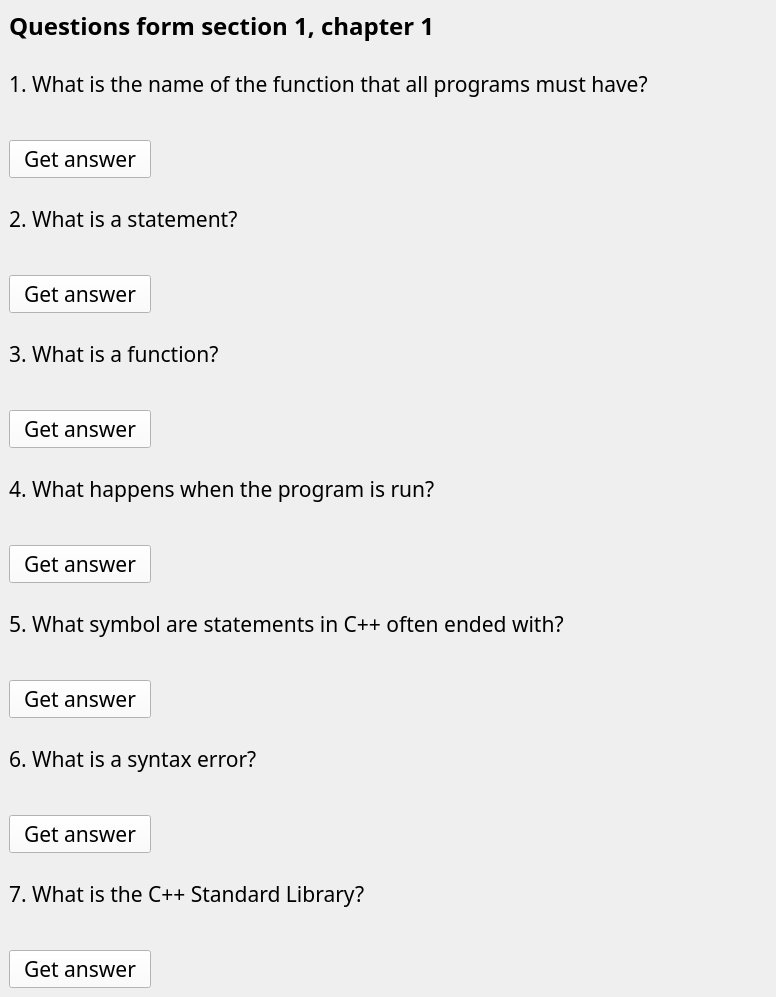
<?xml version="1.0" encoding="UTF-8"?>
<ui version="4.0">
 <class>MainWindow</class>
 <widget class="QMainWindow" name="MainWindow">
  <property name="geometry">
   <rect>
    <x>0</x>
    <y>0</y>
    <width>776</width>
    <height>981</height>
   </rect>
  </property>
  <property name="sizePolicy">
   <sizepolicy hsizetype="Maximum" vsizetype="Preferred">
    <horstretch>0</horstretch>
    <verstretch>0</verstretch>
   </sizepolicy>
  </property>
  <property name="font">
   <font>
    <family>Ubuntu Sans Mono</family>
    <pointsize>16</pointsize>
    <bold>false</bold>
   </font>
  </property>
  <property name="windowTitle">
   <string>MainWindow</string>
  </property>
  <property name="styleSheet">
   <string notr="true"/>
  </property>
  <widget class="QWidget" name="centralwidget">
   <property name="palette">
    <palette>
     <active>
      <colorrole role="WindowText">
       <brush brushstyle="SolidPattern">
        <color alpha="255">
         <red>0</red>
         <green>0</green>
         <blue>0</blue>
        </color>
       </brush>
      </colorrole>
      <colorrole role="Button">
       <brush brushstyle="SolidPattern">
        <color alpha="255">
         <red>251</red>
         <green>251</green>
         <blue>251</blue>
        </color>
       </brush>
      </colorrole>
      <colorrole role="Light">
       <brush brushstyle="SolidPattern">
        <color alpha="255">
         <red>255</red>
         <green>255</green>
         <blue>255</blue>
        </color>
       </brush>
      </colorrole>
      <colorrole role="Midlight">
       <brush brushstyle="SolidPattern">
        <color alpha="255">
         <red>253</red>
         <green>253</green>
         <blue>253</blue>
        </color>
       </brush>
      </colorrole>
      <colorrole role="Dark">
       <brush brushstyle="SolidPattern">
        <color alpha="255">
         <red>125</red>
         <green>125</green>
         <blue>125</blue>
        </color>
       </brush>
      </colorrole>
      <colorrole role="Mid">
       <brush brushstyle="SolidPattern">
        <color alpha="255">
         <red>167</red>
         <green>167</green>
         <blue>167</blue>
        </color>
       </brush>
      </colorrole>
      <colorrole role="Text">
       <brush brushstyle="SolidPattern">
        <color alpha="255">
         <red>0</red>
         <green>0</green>
         <blue>0</blue>
        </color>
       </brush>
      </colorrole>
      <colorrole role="BrightText">
       <brush brushstyle="SolidPattern">
        <color alpha="255">
         <red>255</red>
         <green>255</green>
         <blue>255</blue>
        </color>
       </brush>
      </colorrole>
      <colorrole role="ButtonText">
       <brush brushstyle="SolidPattern">
        <color alpha="255">
         <red>0</red>
         <green>0</green>
         <blue>0</blue>
        </color>
       </brush>
      </colorrole>
      <colorrole role="Base">
       <brush brushstyle="SolidPattern">
        <color alpha="255">
         <red>255</red>
         <green>255</green>
         <blue>255</blue>
        </color>
       </brush>
      </colorrole>
      <colorrole role="Window">
       <brush brushstyle="SolidPattern">
        <color alpha="255">
         <red>251</red>
         <green>251</green>
         <blue>251</blue>
        </color>
       </brush>
      </colorrole>
      <colorrole role="Shadow">
       <brush brushstyle="SolidPattern">
        <color alpha="255">
         <red>0</red>
         <green>0</green>
         <blue>0</blue>
        </color>
       </brush>
      </colorrole>
      <colorrole role="AlternateBase">
       <brush brushstyle="SolidPattern">
        <color alpha="255">
         <red>253</red>
         <green>253</green>
         <blue>253</blue>
        </color>
       </brush>
      </colorrole>
      <colorrole role="ToolTipBase">
       <brush brushstyle="SolidPattern">
        <color alpha="255">
         <red>255</red>
         <green>255</green>
         <blue>220</blue>
        </color>
       </brush>
      </colorrole>
      <colorrole role="ToolTipText">
       <brush brushstyle="SolidPattern">
        <color alpha="255">
         <red>0</red>
         <green>0</green>
         <blue>0</blue>
        </color>
       </brush>
      </colorrole>
      <colorrole role="PlaceholderText">
       <brush brushstyle="SolidPattern">
        <color alpha="127">
         <red>0</red>
         <green>0</green>
         <blue>0</blue>
        </color>
       </brush>
      </colorrole>
     </active>
     <inactive>
      <colorrole role="WindowText">
       <brush brushstyle="SolidPattern">
        <color alpha="255">
         <red>0</red>
         <green>0</green>
         <blue>0</blue>
        </color>
       </brush>
      </colorrole>
      <colorrole role="Button">
       <brush brushstyle="SolidPattern">
        <color alpha="255">
         <red>251</red>
         <green>251</green>
         <blue>251</blue>
        </color>
       </brush>
      </colorrole>
      <colorrole role="Light">
       <brush brushstyle="SolidPattern">
        <color alpha="255">
         <red>255</red>
         <green>255</green>
         <blue>255</blue>
        </color>
       </brush>
      </colorrole>
      <colorrole role="Midlight">
       <brush brushstyle="SolidPattern">
        <color alpha="255">
         <red>253</red>
         <green>253</green>
         <blue>253</blue>
        </color>
       </brush>
      </colorrole>
      <colorrole role="Dark">
       <brush brushstyle="SolidPattern">
        <color alpha="255">
         <red>125</red>
         <green>125</green>
         <blue>125</blue>
        </color>
       </brush>
      </colorrole>
      <colorrole role="Mid">
       <brush brushstyle="SolidPattern">
        <color alpha="255">
         <red>167</red>
         <green>167</green>
         <blue>167</blue>
        </color>
       </brush>
      </colorrole>
      <colorrole role="Text">
       <brush brushstyle="SolidPattern">
        <color alpha="255">
         <red>0</red>
         <green>0</green>
         <blue>0</blue>
        </color>
       </brush>
      </colorrole>
      <colorrole role="BrightText">
       <brush brushstyle="SolidPattern">
        <color alpha="255">
         <red>255</red>
         <green>255</green>
         <blue>255</blue>
        </color>
       </brush>
      </colorrole>
      <colorrole role="ButtonText">
       <brush brushstyle="SolidPattern">
        <color alpha="255">
         <red>0</red>
         <green>0</green>
         <blue>0</blue>
        </color>
       </brush>
      </colorrole>
      <colorrole role="Base">
       <brush brushstyle="SolidPattern">
        <color alpha="255">
         <red>255</red>
         <green>255</green>
         <blue>255</blue>
        </color>
       </brush>
      </colorrole>
      <colorrole role="Window">
       <brush brushstyle="SolidPattern">
        <color alpha="255">
         <red>251</red>
         <green>251</green>
         <blue>251</blue>
        </color>
       </brush>
      </colorrole>
      <colorrole role="Shadow">
       <brush brushstyle="SolidPattern">
        <color alpha="255">
         <red>0</red>
         <green>0</green>
         <blue>0</blue>
        </color>
       </brush>
      </colorrole>
      <colorrole role="AlternateBase">
       <brush brushstyle="SolidPattern">
        <color alpha="255">
         <red>253</red>
         <green>253</green>
         <blue>253</blue>
        </color>
       </brush>
      </colorrole>
      <colorrole role="ToolTipBase">
       <brush brushstyle="SolidPattern">
        <color alpha="255">
         <red>255</red>
         <green>255</green>
         <blue>220</blue>
        </color>
       </brush>
      </colorrole>
      <colorrole role="ToolTipText">
       <brush brushstyle="SolidPattern">
        <color alpha="255">
         <red>0</red>
         <green>0</green>
         <blue>0</blue>
        </color>
       </brush>
      </colorrole>
      <colorrole role="PlaceholderText">
       <brush brushstyle="SolidPattern">
        <color alpha="127">
         <red>0</red>
         <green>0</green>
         <blue>0</blue>
        </color>
       </brush>
      </colorrole>
     </inactive>
     <disabled>
      <colorrole role="WindowText">
       <brush brushstyle="SolidPattern">
        <color alpha="255">
         <red>125</red>
         <green>125</green>
         <blue>125</blue>
        </color>
       </brush>
      </colorrole>
      <colorrole role="Button">
       <brush brushstyle="SolidPattern">
        <color alpha="255">
         <red>251</red>
         <green>251</green>
         <blue>251</blue>
        </color>
       </brush>
      </colorrole>
      <colorrole role="Light">
       <brush brushstyle="SolidPattern">
        <color alpha="255">
         <red>255</red>
         <green>255</green>
         <blue>255</blue>
        </color>
       </brush>
      </colorrole>
      <colorrole role="Midlight">
       <brush brushstyle="SolidPattern">
        <color alpha="255">
         <red>253</red>
         <green>253</green>
         <blue>253</blue>
        </color>
       </brush>
      </colorrole>
      <colorrole role="Dark">
       <brush brushstyle="SolidPattern">
        <color alpha="255">
         <red>125</red>
         <green>125</green>
         <blue>125</blue>
        </color>
       </brush>
      </colorrole>
      <colorrole role="Mid">
       <brush brushstyle="SolidPattern">
        <color alpha="255">
         <red>167</red>
         <green>167</green>
         <blue>167</blue>
        </color>
       </brush>
      </colorrole>
      <colorrole role="Text">
       <brush brushstyle="SolidPattern">
        <color alpha="255">
         <red>125</red>
         <green>125</green>
         <blue>125</blue>
        </color>
       </brush>
      </colorrole>
      <colorrole role="BrightText">
       <brush brushstyle="SolidPattern">
        <color alpha="255">
         <red>255</red>
         <green>255</green>
         <blue>255</blue>
        </color>
       </brush>
      </colorrole>
      <colorrole role="ButtonText">
       <brush brushstyle="SolidPattern">
        <color alpha="255">
         <red>125</red>
         <green>125</green>
         <blue>125</blue>
        </color>
       </brush>
      </colorrole>
      <colorrole role="Base">
       <brush brushstyle="SolidPattern">
        <color alpha="255">
         <red>251</red>
         <green>251</green>
         <blue>251</blue>
        </color>
       </brush>
      </colorrole>
      <colorrole role="Window">
       <brush brushstyle="SolidPattern">
        <color alpha="255">
         <red>251</red>
         <green>251</green>
         <blue>251</blue>
        </color>
       </brush>
      </colorrole>
      <colorrole role="Shadow">
       <brush brushstyle="SolidPattern">
        <color alpha="255">
         <red>0</red>
         <green>0</green>
         <blue>0</blue>
        </color>
       </brush>
      </colorrole>
      <colorrole role="AlternateBase">
       <brush brushstyle="SolidPattern">
        <color alpha="255">
         <red>251</red>
         <green>251</green>
         <blue>251</blue>
        </color>
       </brush>
      </colorrole>
      <colorrole role="ToolTipBase">
       <brush brushstyle="SolidPattern">
        <color alpha="255">
         <red>255</red>
         <green>255</green>
         <blue>220</blue>
        </color>
       </brush>
      </colorrole>
      <colorrole role="ToolTipText">
       <brush brushstyle="SolidPattern">
        <color alpha="255">
         <red>0</red>
         <green>0</green>
         <blue>0</blue>
        </color>
       </brush>
      </colorrole>
      <colorrole role="PlaceholderText">
       <brush brushstyle="SolidPattern">
        <color alpha="127">
         <red>125</red>
         <green>125</green>
         <blue>125</blue>
        </color>
       </brush>
      </colorrole>
     </disabled>
    </palette>
   </property>
   <layout class="QVBoxLayout" name="verticalLayout_11">
    <item>
     <widget class="QLabel" name="l_questions">
      <property name="sizePolicy">
       <sizepolicy hsizetype="Fixed" vsizetype="Fixed">
        <horstretch>0</horstretch>
        <verstretch>0</verstretch>
       </sizepolicy>
      </property>
      <property name="font">
       <font>
        <family>Ubuntu Sans Mono</family>
        <pointsize>18</pointsize>
        <bold>true</bold>
       </font>
      </property>
      <property name="text">
       <string>Questions form section 1, chapter 1</string>
      </property>
     </widget>
    </item>
    <item>
     <spacer name="verticalSpacer_7">
      <property name="orientation">
       <enum>Qt::Orientation::Vertical</enum>
      </property>
      <property name="sizeType">
       <enum>QSizePolicy::Policy::Fixed</enum>
      </property>
      <property name="sizeHint" stdset="0">
       <size>
        <width>0</width>
        <height>20</height>
       </size>
      </property>
     </spacer>
    </item>
    <item>
     <layout class="QVBoxLayout" name="verticalLayout_10">
      <item>
       <layout class="QVBoxLayout" name="verticalLayout">
        <item>
         <layout class="QHBoxLayout" name="horizontalLayout">
          <item>
           <widget class="QLabel" name="l_main_question">
            <property name="text">
             <string>1. What is the name of the function that all programs must have?</string>
            </property>
           </widget>
          </item>
         </layout>
        </item>
        <item>
         <widget class="QLabel" name="l_main_answer">
          <property name="font">
           <font>
            <family>Ubuntu Sans Mono</family>
            <pointsize>16</pointsize>
            <bold>false</bold>
           </font>
          </property>
          <property name="text">
           <string/>
          </property>
         </widget>
        </item>
        <item>
         <widget class="QPushButton" name="pb_main">
          <property name="sizePolicy">
           <sizepolicy hsizetype="Fixed" vsizetype="Fixed">
            <horstretch>0</horstretch>
            <verstretch>0</verstretch>
           </sizepolicy>
          </property>
          <property name="font">
           <font>
            <family>Ubuntu Sans Mono</family>
            <pointsize>16</pointsize>
            <bold>false</bold>
           </font>
          </property>
          <property name="text">
           <string>  Get answer  </string>
          </property>
         </widget>
        </item>
       </layout>
      </item>
      <item>
       <spacer name="verticalSpacer">
        <property name="orientation">
         <enum>Qt::Orientation::Vertical</enum>
        </property>
        <property name="sizeType">
         <enum>QSizePolicy::Policy::Fixed</enum>
        </property>
        <property name="sizeHint" stdset="0">
         <size>
          <width>20</width>
          <height>20</height>
         </size>
        </property>
       </spacer>
      </item>
      <item>
       <layout class="QVBoxLayout" name="verticalLayout_4">
        <item>
         <layout class="QHBoxLayout" name="horizontalLayout_3">
          <item>
           <widget class="QLabel" name="l_statement_question">
            <property name="text">
             <string>2. What is a statement?</string>
            </property>
           </widget>
          </item>
         </layout>
        </item>
        <item>
         <widget class="QLabel" name="l_statement_answer">
          <property name="font">
           <font>
            <family>Ubuntu Sans Mono</family>
            <pointsize>16</pointsize>
            <bold>false</bold>
           </font>
          </property>
          <property name="text">
           <string/>
          </property>
         </widget>
        </item>
        <item>
         <widget class="QPushButton" name="pb_statement">
          <property name="sizePolicy">
           <sizepolicy hsizetype="Fixed" vsizetype="Fixed">
            <horstretch>0</horstretch>
            <verstretch>0</verstretch>
           </sizepolicy>
          </property>
          <property name="font">
           <font>
            <family>Ubuntu Sans Mono</family>
            <pointsize>16</pointsize>
            <bold>false</bold>
           </font>
          </property>
          <property name="text">
           <string>  Get answer  </string>
          </property>
         </widget>
        </item>
       </layout>
      </item>
      <item>
       <spacer name="verticalSpacer_2">
        <property name="orientation">
         <enum>Qt::Orientation::Vertical</enum>
        </property>
        <property name="sizeType">
         <enum>QSizePolicy::Policy::Minimum</enum>
        </property>
        <property name="sizeHint" stdset="0">
         <size>
          <width>20</width>
          <height>20</height>
         </size>
        </property>
       </spacer>
      </item>
      <item>
       <layout class="QVBoxLayout" name="verticalLayout_5">
        <item>
         <layout class="QHBoxLayout" name="horizontalLayout_4">
          <item>
           <widget class="QLabel" name="l_function_question">
            <property name="text">
             <string>3. What is a function?</string>
            </property>
           </widget>
          </item>
         </layout>
        </item>
        <item>
         <widget class="QLabel" name="l_function_answer">
          <property name="text">
           <string/>
          </property>
         </widget>
        </item>
        <item>
         <widget class="QPushButton" name="pb_function">
          <property name="sizePolicy">
           <sizepolicy hsizetype="Fixed" vsizetype="Fixed">
            <horstretch>0</horstretch>
            <verstretch>0</verstretch>
           </sizepolicy>
          </property>
          <property name="font">
           <font>
            <family>Ubuntu Sans Mono</family>
            <pointsize>16</pointsize>
            <bold>false</bold>
           </font>
          </property>
          <property name="text">
           <string>  Get answer  </string>
          </property>
         </widget>
        </item>
       </layout>
      </item>
      <item>
       <spacer name="verticalSpacer_3">
        <property name="font">
         <font>
          <family>Ubuntu Sans Mono</family>
          <pointsize>16</pointsize>
          <bold>false</bold>
         </font>
        </property>
        <property name="orientation">
         <enum>Qt::Orientation::Vertical</enum>
        </property>
        <property name="sizeType">
         <enum>QSizePolicy::Policy::Minimum</enum>
        </property>
        <property name="sizeHint" stdset="0">
         <size>
          <width>20</width>
          <height>20</height>
         </size>
        </property>
       </spacer>
      </item>
      <item>
       <layout class="QVBoxLayout" name="verticalLayout_6">
        <item>
         <layout class="QHBoxLayout" name="horizontalLayout_5">
          <item>
           <widget class="QLabel" name="l_run_question">
            <property name="text">
             <string>4. What happens when the program is run?</string>
            </property>
           </widget>
          </item>
         </layout>
        </item>
        <item>
         <widget class="QLabel" name="l_run_answer">
          <property name="text">
           <string/>
          </property>
         </widget>
        </item>
        <item>
         <widget class="QPushButton" name="pb_run">
          <property name="sizePolicy">
           <sizepolicy hsizetype="Fixed" vsizetype="Fixed">
            <horstretch>0</horstretch>
            <verstretch>0</verstretch>
           </sizepolicy>
          </property>
          <property name="font">
           <font>
            <family>Ubuntu Sans Mono</family>
            <pointsize>16</pointsize>
            <bold>false</bold>
           </font>
          </property>
          <property name="text">
           <string>  Get answer  </string>
          </property>
         </widget>
        </item>
       </layout>
      </item>
      <item>
       <spacer name="verticalSpacer_4">
        <property name="orientation">
         <enum>Qt::Orientation::Vertical</enum>
        </property>
        <property name="sizeType">
         <enum>QSizePolicy::Policy::Minimum</enum>
        </property>
        <property name="sizeHint" stdset="0">
         <size>
          <width>20</width>
          <height>20</height>
         </size>
        </property>
       </spacer>
      </item>
      <item>
       <layout class="QVBoxLayout" name="verticalLayout_7">
        <item>
         <layout class="QHBoxLayout" name="horizontalLayout_6">
          <item>
           <widget class="QLabel" name="l_symbol_question">
            <property name="text">
             <string>5. What symbol are statements in C++ often ended with?</string>
            </property>
           </widget>
          </item>
         </layout>
        </item>
        <item>
         <widget class="QLabel" name="l_symbol_answer">
          <property name="text">
           <string/>
          </property>
         </widget>
        </item>
        <item>
         <widget class="QPushButton" name="pb_symbol">
          <property name="sizePolicy">
           <sizepolicy hsizetype="Fixed" vsizetype="Fixed">
            <horstretch>0</horstretch>
            <verstretch>0</verstretch>
           </sizepolicy>
          </property>
          <property name="font">
           <font>
            <family>Ubuntu Sans Mono</family>
            <pointsize>16</pointsize>
            <bold>false</bold>
           </font>
          </property>
          <property name="text">
           <string>  Get answer  </string>
          </property>
         </widget>
        </item>
       </layout>
      </item>
      <item>
       <spacer name="verticalSpacer_8">
        <property name="orientation">
         <enum>Qt::Orientation::Vertical</enum>
        </property>
        <property name="sizeType">
         <enum>QSizePolicy::Policy::Fixed</enum>
        </property>
        <property name="sizeHint" stdset="0">
         <size>
          <width>20</width>
          <height>20</height>
         </size>
        </property>
       </spacer>
      </item>
      <item>
       <layout class="QVBoxLayout" name="verticalLayout_8">
        <item>
         <layout class="QHBoxLayout" name="horizontalLayout_7">
          <item>
           <widget class="QLabel" name="l_error_question">
            <property name="text">
             <string>6. What is a syntax error?</string>
            </property>
           </widget>
          </item>
         </layout>
        </item>
        <item>
         <widget class="QLabel" name="l_error_answer">
          <property name="text">
           <string/>
          </property>
         </widget>
        </item>
        <item>
         <widget class="QPushButton" name="pb_error">
          <property name="sizePolicy">
           <sizepolicy hsizetype="Fixed" vsizetype="Fixed">
            <horstretch>0</horstretch>
            <verstretch>0</verstretch>
           </sizepolicy>
          </property>
          <property name="font">
           <font>
            <family>Ubuntu Sans Mono</family>
            <pointsize>16</pointsize>
            <bold>false</bold>
           </font>
          </property>
          <property name="text">
           <string>  Get answer  </string>
          </property>
         </widget>
        </item>
       </layout>
      </item>
      <item>
       <spacer name="verticalSpacer_6">
        <property name="orientation">
         <enum>Qt::Orientation::Vertical</enum>
        </property>
        <property name="sizeType">
         <enum>QSizePolicy::Policy::Fixed</enum>
        </property>
        <property name="sizeHint" stdset="0">
         <size>
          <width>20</width>
          <height>20</height>
         </size>
        </property>
       </spacer>
      </item>
      <item>
       <layout class="QVBoxLayout" name="verticalLayout_9">
        <item>
         <layout class="QHBoxLayout" name="horizontalLayout_8">
          <item>
           <widget class="QLabel" name="l_library_question">
            <property name="font">
             <font>
              <family>Ubuntu Sans Mono</family>
              <pointsize>16</pointsize>
              <bold>false</bold>
             </font>
            </property>
            <property name="text">
             <string>7. What is the C++ Standard Library?</string>
            </property>
           </widget>
          </item>
         </layout>
        </item>
        <item>
         <widget class="QLabel" name="l_library_answer">
          <property name="font">
           <font>
            <family>Ubuntu Sans Mono</family>
            <pointsize>16</pointsize>
            <bold>false</bold>
           </font>
          </property>
          <property name="text">
           <string/>
          </property>
         </widget>
        </item>
        <item>
         <widget class="QPushButton" name="pb_library">
          <property name="sizePolicy">
           <sizepolicy hsizetype="Fixed" vsizetype="Fixed">
            <horstretch>0</horstretch>
            <verstretch>0</verstretch>
           </sizepolicy>
          </property>
          <property name="font">
           <font>
            <family>Ubuntu Sans Mono</family>
            <pointsize>16</pointsize>
            <bold>false</bold>
           </font>
          </property>
          <property name="text">
           <string>  Get answer  </string>
          </property>
         </widget>
        </item>
       </layout>
      </item>
     </layout>
    </item>
   </layout>
  </widget>
 </widget>
 <resources/>
 <connections/>
</ui>
